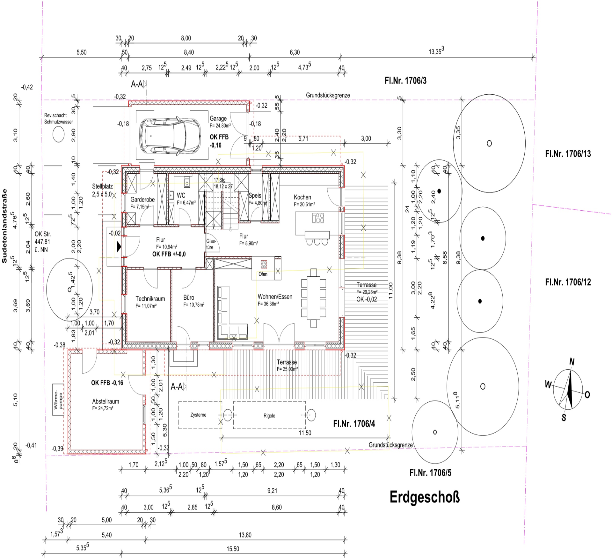
#> input picture test_CV2_AREA.png, 612 x 560 px
$ python -i run_raster_translation_only.py   (imports and definitions only)
#> lines starting #> are read from the running program, lines starting #| are printed output that depends on the picture; after the words box and inside, x2 and y2 are one past the last pixel; in counts of white or black regions, pixels touching at a corner belong together
#> further down, picture is the input picture: shape (560, 612, 3); mean B, G, R 245.2, 245.3, 246
#!/usr/bin/env python3
"""
Script nou: trimite imaginea la Raster, generează 02_ai_walls_closed pe imaginea scale-down
trimisă la Raster, apoi aplică brute force DOAR cu translații (fără scale) între:
  - masca de pereți primită din răspunsul Raster (api_walls_from_json)
  - masca 02_ai_walls_closed generată pe aceeași imagine scale-down.

Flux:
  1. Încarcă imaginea, preprocesează (eliminare linii subțiri) și scale-down (max 1000px).
  2. Salvează imaginea scale-down și rulează Phase 1 (Raster API + AI walls) cu ea ca input.
     → Rezultat: 02_ai_walls_closed.png la dimensiunea request + raster/ cu response.json.
  3. Construiește masca API din response.json (api_walls_from_json.png).
  4. Brute force doar translații între cele două măști (aceeași dimensiune).
  5. Salvează: translation_only_config.json, translation_only_overlay.png în raster/brute_steps/.

Utilizare:
  python scripts/run_raster_translation_only.py --input ../holzbot-roof/testimg --output output/raster_translation_only
  python scripts/run_raster_translation_only.py --input plan.png --output output/raster_translation_only --plan-id plan_01
"""
from __future__ import annotations

import argparse
import json
import os
import sys
from pathlib import Path

import cv2
import numpy as np

_ENGINE = Path(__file__).resolve().parents[1]
if str(_ENGINE) not in sys.path:
    sys.path.insert(0, str(_ENGINE))
# [1 line not run here, left out]


# [12 lines left out: function _load_dotenv, not called in this run]


def _preprocess_for_raster(img: np.ndarray) -> np.ndarray:
    """Aceeași preprocesare ca în call_raster_api: eliminare linii subțiri (inpaint)."""
    api_img = img.copy()
    gray = cv2.cvtColor(api_img, cv2.COLOR_BGR2GRAY)
    _, binary = cv2.threshold(gray, 127, 255, cv2.THRESH_BINARY_INV)
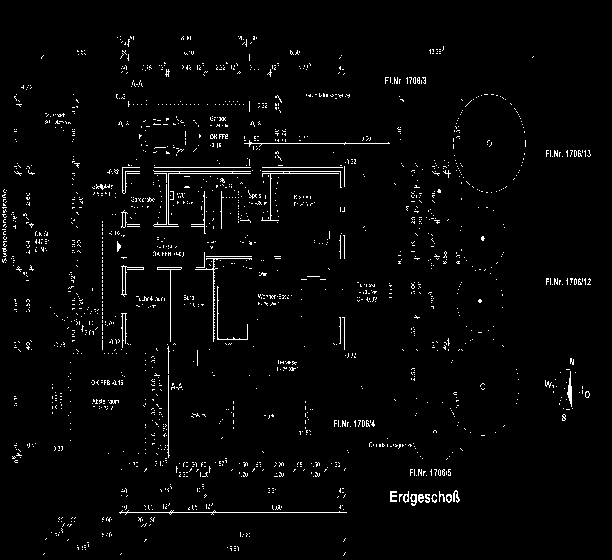
#> binary: shape (560, 612); 2.4% white in thin lines or dots, all inside (x1, y1, x2, y2) = (2, 36, 591, 556)
    contours, _ = cv2.findContours(binary, cv2.RETR_EXTERNAL, cv2.CHAIN_APPROX_SIMPLE)
#> contours = 1787 contours, 1773 with area under 20; largest, box (x1, y1, x2, y2) and area: (153, 170, 251, 225) 109, (121, 265, 144, 297) 90, (567, 371, 572, 407) 57, (157, 267, 182, 342) 48, (121, 210, 128, 228) 48
    thin_lines_mask = np.zeros_like(gray)
    min_line_area = (gray.shape[0] * gray.shape[1]) * 0.0001
#> min_line_area = 34.27
    for contour in contours:
        if cv2.contourArea(contour) < min_line_area:
            cv2.drawContours(thin_lines_mask, [contour], -1, 255, -1)
#> this loop made 1787 passes
#> contour on passes 1, 2, 4: [[121, 553], [120, 554]], [[44, 553], [43, 554]], [[234, 550], [235, 550]]
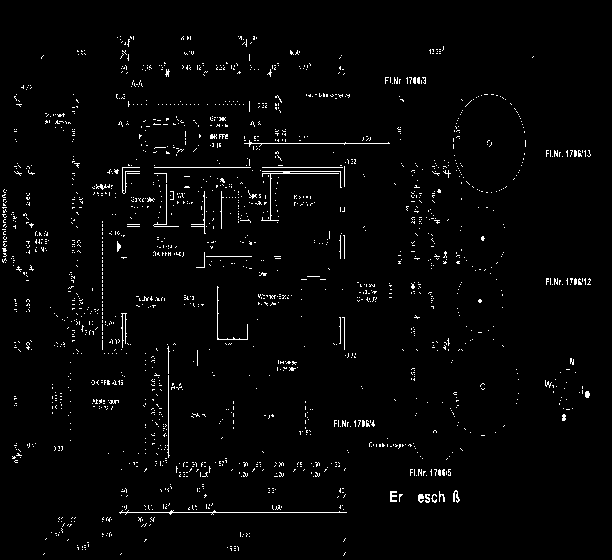
#> thin_lines_mask: shape (560, 612); 2.2% white in thin lines or dots, all inside (x1, y1, x2, y2) = (2, 36, 591, 556)
    api_img = cv2.inpaint(api_img, thin_lines_mask, 3, cv2.INPAINT_TELEA)
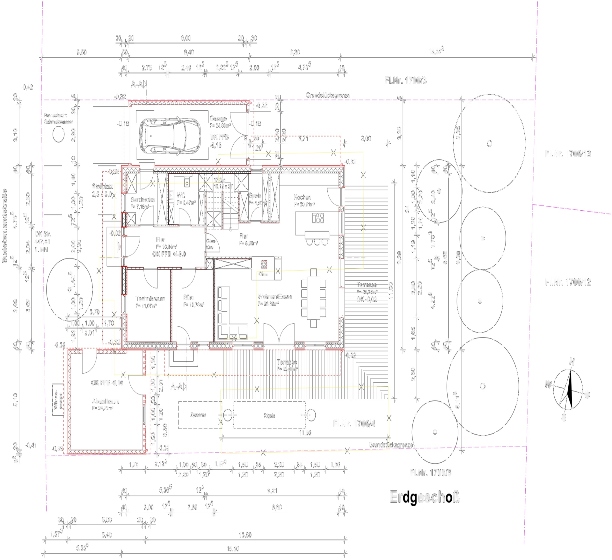
#> api_img: shape (560, 612, 3); mean B, G, R 248.4, 248.5, 249.1
    return api_img


# [178 lines left out: functions _scale_to_max_side, main, not called in this run]


# [2 lines not run here, left out]

>>> import cv2
>>> picture = cv2.imread('../test_CV2_AREA.png')
>>> result = _preprocess_for_raster(picture)
